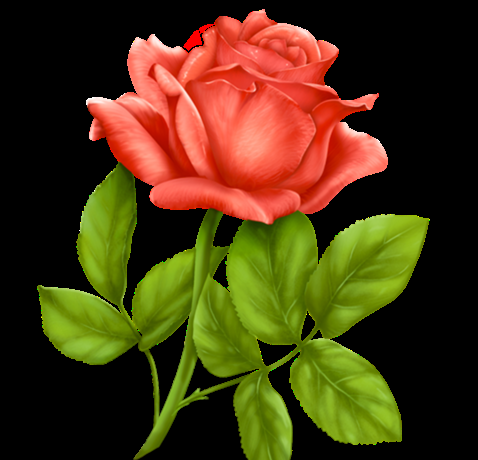
#> input picture _4.python/__code/一本書秒殺電腦視覺最新應用：80個Python大師級實例(第二版)/flow.jpg, 478 x 460 px, found by its file name
$ python segmentation_RGB.py
#> lines starting #> are read from the running program, lines starting #| are printed output that depends on the picture; after the words box and inside, x2 and y2 are one past the last pixel; in counts of white or black regions, pixels touching at a corner belong together
import cv2
import numpy as np
import matplotlib.pyplot as plt

#读取原始图像
img = cv2.imread('flow.jpg')
#> img is the input picture: shape (460, 478, 3); mean B, G, R 16.9, 53.9, 73.1
print(img.shape)
#| (460, 478, 3)

#图像二维像素转换为一维
data = img.reshape((-1,3))
data = np.float32(data)

#定义中心 (type,max_iter,epsilon)
criteria = (cv2.TERM_CRITERIA_EPS +
            cv2.TERM_CRITERIA_MAX_ITER, 10, 1.0)

#设置标签
flags = cv2.KMEANS_RANDOM_CENTERS

#K-Means聚类 聚集成2类
compactness, labels2, centers2 = cv2.kmeans(data, 2, None, criteria, 10, flags)
#> compactness = 793477432.7; centers2 = [[0.00806, 1.16, 0.822], [38.19, 120.4, 164.3]]

#K-Means聚类 聚集成4类
compactness, labels4, centers4 = cv2.kmeans(data, 4, None, criteria, 10, flags)
#> compactness = 160750203.1; centers4 = [[0.00356, 0.442, 0.321], [16.04, 144.5, 109.7], [103.2, 122.4, 251.7], [30.04, 52.02, 216.8]]

#K-Means聚类 聚集成8类
compactness, labels8, centers8 = cv2.kmeans(data, 8, None, criteria, 10, flags)
#> compactness = 48406835.4; centers8 = [[37.82, 177.3, 136.1], [80.17, 98.29, 248.5], [0.00145, 0.106, 0.0784], [130.3, 148.7, 254.7], [0.621, 109.9, 82.21], [41.81, 61.62, 225.5], [11.48, 143.9, 109.2], [5.38, 31.35, 199.1]]

#K-Means聚类 聚集成16类
compactness, labels16, centers16 = cv2.kmeans(data, 16, None, criteria, 10, flags)
#> compactness = 22485785.9; centers16 = 16 rows, first 8: [0, 255, 255], [79.48, 97.43, 248.8], [146.7, 164.3, 254.8], [80.55, 201, 160.6], [111.4, 131.1, 254.6], [0, 255, 0], [1.69, 126.3, 95.93], [0.424, 98.54, 72.53]

#K-Means聚类 聚集成64类
compactness, labels64, centers64 = cv2.kmeans(data, 64, None, criteria, 10, flags)
#> compactness = 11438714; centers64 = 64 rows, first 8: [76.46, 198.5, 157.5], [0, 0, 0], [0.382, 101.8, 74.64], [0.466, 74.99, 51.95], [0, 64.25, 32.75], [0, 46.5, 0], [0.405, 32.88, 32.02], [0, 14, 7]

#图像转换回uint8二维类型
centers2 = np.uint8(centers2)
#> centers2 = [[0, 1, 0], [38, 120, 164]]
res = centers2[labels2.flatten()]
dst2 = res.reshape((img.shape))
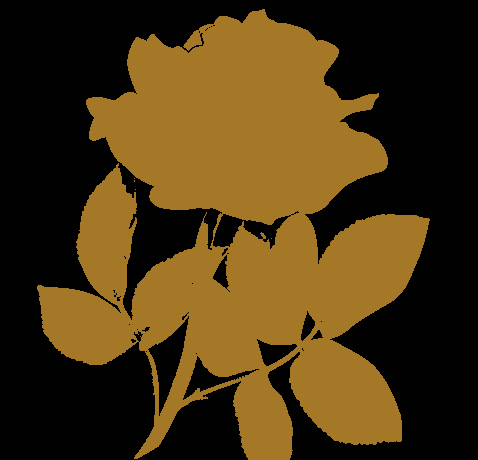
#> dst2: shape (460, 478, 3); mean B, G, R 16.8, 53.6, 72.5

centers4 = np.uint8(centers4)
#> centers4 = [[0, 0, 0], [16, 144, 109], [103, 122, 251], [30, 52, 216]]
res = centers4[labels4.flatten()]
dst4 = res.reshape((img.shape))
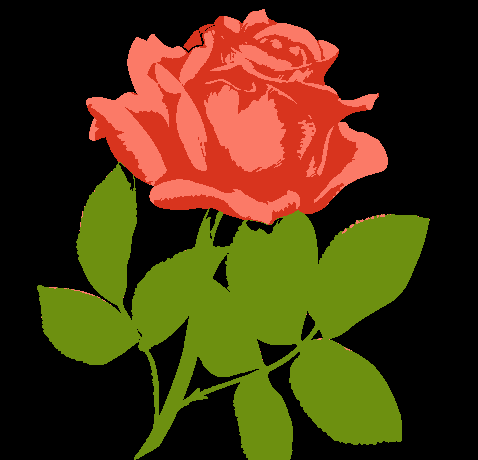
#> dst4: shape (460, 478, 3); mean B, G, R 16.9, 53.5, 72.6

centers8 = np.uint8(centers8)
#> centers8 = [[37, 177, 136], [80, 98, 248], [0, 0, 0], [130, 148, 254], [0, 109, 82], [41, 61, 225], [11, 143, 109], [5, 31, 199]]
res = centers8[labels8.flatten()]
dst8 = res.reshape((img.shape))
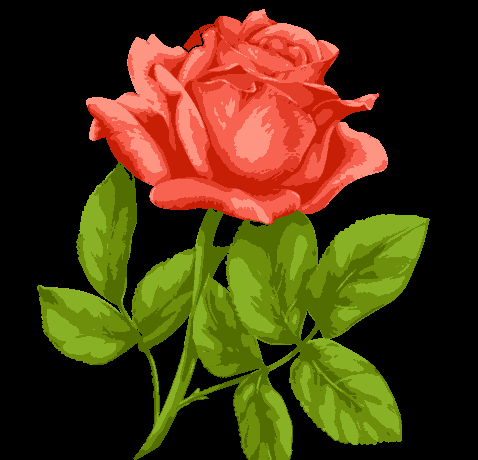
#> dst8: shape (460, 478, 3); mean B, G, R 16.7, 53.5, 72.9

centers16 = np.uint8(centers16)
#> centers16 = 16 rows, first 8: [0, 255, 255], [79, 97, 248], [146, 164, 254], [80, 200, 160], [111, 131, 254], [0, 254, 0], [1, 126, 95], [0, 98, 72]
res = centers16[labels16.flatten()]
dst16 = res.reshape((img.shape))

centers64 = np.uint8(centers64)
#> centers64 = 64 rows, first 8: [76, 198, 157], [0, 0, 0], [0, 101, 74], [0, 74, 51], [0, 64, 32], [0, 46, 0], [0, 32, 32], [0, 14, 7]
res = centers64[labels64.flatten()]
dst64 = res.reshape((img.shape))

#图像转换为RGB显示
img = cv2.cvtColor(img, cv2.COLOR_BGR2RGB)
dst2 = cv2.cvtColor(dst2, cv2.COLOR_BGR2RGB)
dst4 = cv2.cvtColor(dst4, cv2.COLOR_BGR2RGB)
dst8 = cv2.cvtColor(dst8, cv2.COLOR_BGR2RGB)
dst16 = cv2.cvtColor(dst16, cv2.COLOR_BGR2RGB)
dst64 = cv2.cvtColor(dst64, cv2.COLOR_BGR2RGB)

#用来正常显示中文标签
#plt.rcParams['font.sans-serif']=['SimHei']
#設定中文字型及負號正確顯示
#設定中文字型檔
plt.rcParams["font.sans-serif"] = "Microsoft JhengHei" # 將字體換成 Microsoft JhengHei
#設定負號
plt.rcParams["axes.unicode_minus"] = False # 讓負號可正常顯示

#显示图像
titles = [u'原始图像', u'聚类图像 K=2', u'聚类图像 K=4',
          u'聚类图像 K=8', u'聚类图像 K=16',  u'聚类图像 K=64']
images = [img, dst2, dst4, dst8, dst16, dst64]
for i in range(6):
   plt.subplot(2,3,i+1), plt.imshow(images[i], 'gray'),
   plt.title(titles[i])
   plt.xticks([]),plt.yticks([])

plt.show()

$ run again, with _4.python/__code/一本書秒殺電腦視覺最新應用：80個Python大師級實例(第二版)/37.jpg copied over _4.python/__code/一本書秒殺電腦視覺最新應用：80個Python大師級實例(第二版)/flow.jpg
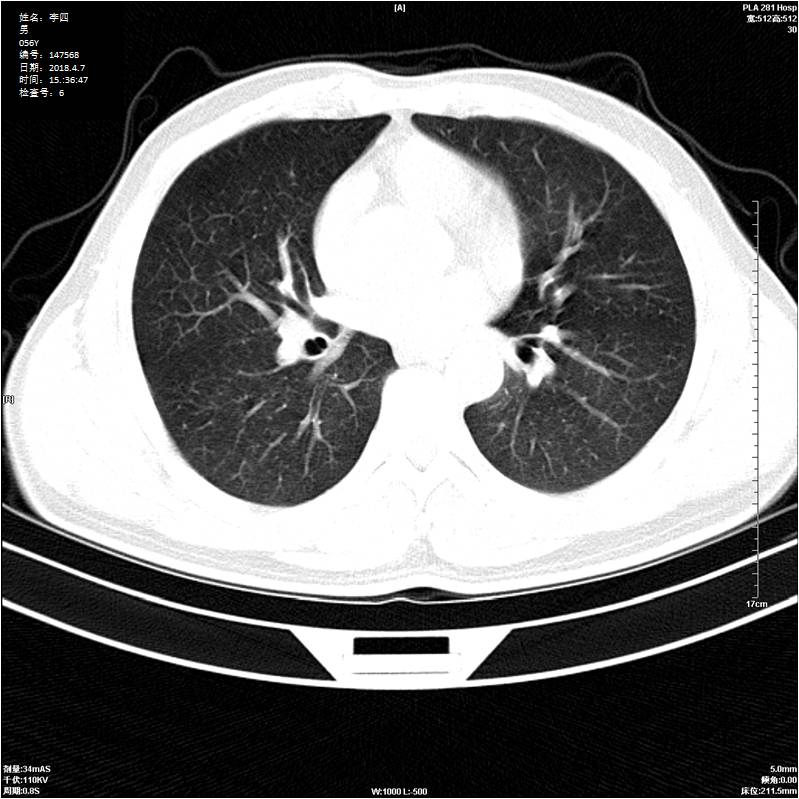
#> input picture _4.python/__code/一本書秒殺電腦視覺最新應用：80個Python大師級實例(第二版)/37.jpg, 799 x 799 px, found by its file name
#> img is the input picture: shape (799, 799, 3); mean B, G, R 107.4, 107.4, 107.4
#| (799, 799, 3)
#> `compactness, labels2, centers2 = cv2.kmeans(data, 2, None, criteria, 1..`: compactness = 1.38e+09; centers2 = [[25.33, 25.32, 25.32], [243.8, 243.8, 243.8]]
#> `compactness, labels4, centers4 = cv2.kmeans(data, 4, None, criteria, 1..`: compactness = 297810704.1; centers4 = [[7.37, 7.35, 7.36], [140.3, 140.3, 140.3], [248.3, 248.3, 248.3], [55.75, 55.75, 55.76]]
#> `compactness, labels8, centers8 = cv2.kmeans(data, 8, None, criteria, 1..`: compactness = 71827136.5; centers8 = [[253.8, 253.8, 253.8], [120.4, 120.4, 120.4], [174.1, 174.1, 174.1], [23.43, 23.43, 23.43], [3.73, 3.71, 3.72], [48.18, 48.18, 48.18], [228.6, 228.6, 228.6], [74.29, 74.29, 74.3]]
#> `compactness, labels16, centers16 = cv2.kmeans(data, 16, None, criteria..`: compactness = 28747702.5; centers16 = 16 rows, first 8: [92.63, 92.64, 92.64], [65.53, 65.53, 65.53], [173.1, 173.1, 173.1], [153.9, 153.9, 153.9], [199.9, 199.9, 199.9], [2.09, 2.07, 2.08], [186, 186.1, 186], [254, 254, 254]
#> `compactness, labels64, centers64 = cv2.kmeans(data, 64, None, criteria..`: compactness = 15859925.6; centers64 = 64 rows, first 8: [85.8, 79.5, 70.1], [72.62, 68.75, 60.12], [65.67, 64.33, 52.33], [62, 65, 49], [69, 57, 55], [254.3, 254.3, 254.3], [59.33, 52.5, 53.17], [67, 60, 41]
#> `centers2 = np.uint8(centers2)`: centers2 = [[25, 25, 25], [243, 243, 243]]
#> `dst2 = res.reshape((img.shape))`:
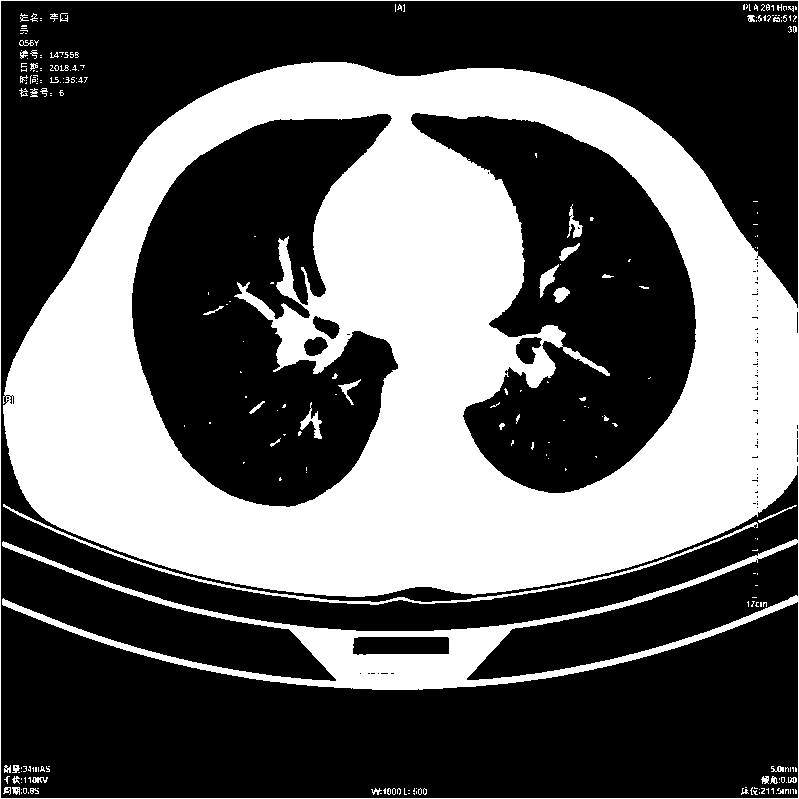
#> dst2: shape (799, 799, 3); values 25 (black) and 243 (white), 37.6% white; 251 white regions (203 under 20 px), largest, box (x1, y1, x2, y2) and area: (0, 0, 799, 799) 234241, (3, 504, 758, 605) 2152, (300, 402, 322, 439) 268
#> `centers4 = np.uint8(centers4)`: centers4 = [[7, 7, 7], [140, 140, 140], [248, 248, 248], [55, 55, 55]]
#> `dst4 = res.reshape((img.shape))`:
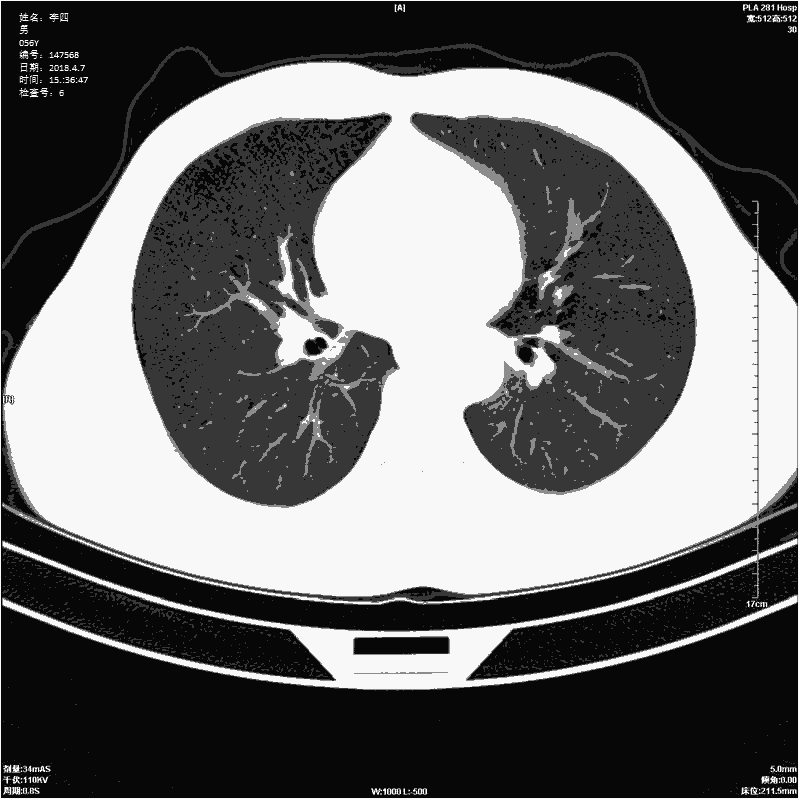
#> dst4: shape (799, 799, 3); min 7, max 248, mean 107.1
#> `centers8 = np.uint8(centers8)`: centers8 = [[253, 253, 253], [120, 120, 120], [174, 174, 174], [23, 23, 23], [3, 3, 3], [48, 48, 48], [228, 228, 228], [74, 74, 74]]
#> `centers16 = np.uint8(centers16)`: centers16 = 16 rows, first 8: [92, 92, 92], [65, 65, 65], [173, 173, 173], [153, 153, 153], [199, 199, 199], [2, 2, 2], [185, 186, 186], [254, 254, 254]
#> `centers64 = np.uint8(centers64)`: centers64 = 64 rows, first 8: [85, 79, 70], [72, 68, 60], [65, 64, 52], [62, 65, 49], [69, 57, 55], [254, 254, 254], [59, 52, 53], [67, 60, 41]
